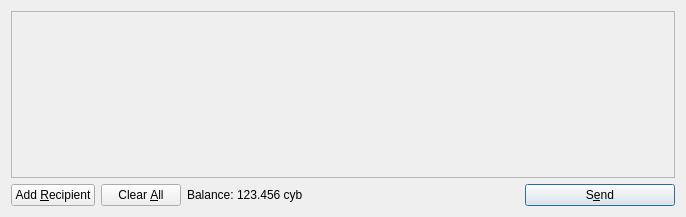
<?xml version="1.0" encoding="UTF-8"?>
<ui version="4.0">
 <class>SendCoinsDialog</class>
 <widget class="QDialog" name="SendCoinsDialog">
  <property name="geometry">
   <rect>
    <x>0</x>
    <y>0</y>
    <width>686</width>
    <height>217</height>
   </rect>
  </property>
  <property name="windowTitle">
   <string>Send Coins</string>
  </property>
  <layout class="QVBoxLayout" name="verticalLayout">
   <item>
    <widget class="QScrollArea" name="scrollArea">
     <property name="widgetResizable">
      <bool>true</bool>
     </property>
     <widget class="QWidget" name="scrollAreaWidgetContents">
      <property name="geometry">
       <rect>
        <x>0</x>
        <y>0</y>
        <width>666</width>
        <height>165</height>
       </rect>
      </property>
      <layout class="QVBoxLayout" name="verticalLayout_2">
       <property name="margin">
        <number>0</number>
       </property>
       <item>
        <layout class="QVBoxLayout" name="entries">
         <property name="spacing">
          <number>6</number>
         </property>
        </layout>
       </item>
       <item>
        <spacer name="verticalSpacer">
         <property name="orientation">
          <enum>Qt::Vertical</enum>
         </property>
         <property name="sizeHint" stdset="0">
          <size>
           <width>20</width>
           <height>40</height>
          </size>
         </property>
        </spacer>
       </item>
      </layout>
     </widget>
    </widget>
   </item>
   <item>
    <layout class="QHBoxLayout" name="horizontalLayout">
     <item>
      <widget class="QPushButton" name="addButton">
       <property name="toolTip">
        <string>Send to multiple recipients at once</string>
       </property>
       <property name="text">
        <string>Add &amp;Recipient</string>
       </property>
       <property name="icon">
        <iconset resource="../bitcoin.qrc">
         <normaloff>:/icons/add</normaloff>:/icons/add</iconset>
       </property>
       <property name="autoDefault">
        <bool>false</bool>
       </property>
      </widget>
     </item>
     <item>
      <widget class="QPushButton" name="clearButton">
       <property name="sizePolicy">
        <sizepolicy hsizetype="Minimum" vsizetype="Fixed">
         <horstretch>0</horstretch>
         <verstretch>0</verstretch>
        </sizepolicy>
       </property>
       <property name="toolTip">
        <string>Remove all transaction fields</string>
       </property>
       <property name="text">
        <string>Clear &amp;All</string>
       </property>
       <property name="icon">
        <iconset resource="../bitcoin.qrc">
         <normaloff>:/icons/remove</normaloff>:/icons/remove</iconset>
       </property>
       <property name="autoRepeatDelay">
        <number>300</number>
       </property>
       <property name="autoDefault">
        <bool>false</bool>
       </property>
      </widget>
     </item>
     <item>
      <layout class="QHBoxLayout" name="horizontalLayout_2">
       <property name="spacing">
        <number>3</number>
       </property>
       <item>
        <widget class="QLabel" name="label">
         <property name="text">
          <string>Balance:</string>
         </property>
        </widget>
       </item>
       <item>
        <widget class="QLabel" name="labelBalance">
         <property name="cursor">
          <cursorShape>IBeamCursor</cursorShape>
         </property>
         <property name="text">
          <string>123.456 cyb</string>
         </property>
         <property name="textInteractionFlags">
          <set>Qt::LinksAccessibleByMouse|Qt::TextSelectableByKeyboard|Qt::TextSelectableByMouse</set>
         </property>
        </widget>
       </item>
      </layout>
     </item>
     <item>
      <spacer name="horizontalSpacer">
       <property name="orientation">
        <enum>Qt::Horizontal</enum>
       </property>
       <property name="sizeHint" stdset="0">
        <size>
         <width>40</width>
         <height>20</height>
        </size>
       </property>
      </spacer>
     </item>
     <item>
      <widget class="QPushButton" name="sendButton">
       <property name="minimumSize">
        <size>
         <width>150</width>
         <height>0</height>
        </size>
       </property>
       <property name="toolTip">
        <string>Confirm the send action</string>
       </property>
       <property name="text">
        <string>S&amp;end</string>
       </property>
       <property name="icon">
        <iconset resource="../bitcoin.qrc">
         <normaloff>:/icons/send</normaloff>:/icons/send</iconset>
       </property>
       <property name="default">
        <bool>true</bool>
       </property>
      </widget>
     </item>
    </layout>
   </item>
  </layout>
 </widget>
 <resources>
  <include location="../bitcoin.qrc"/>
 </resources>
 <connections/>
</ui>
